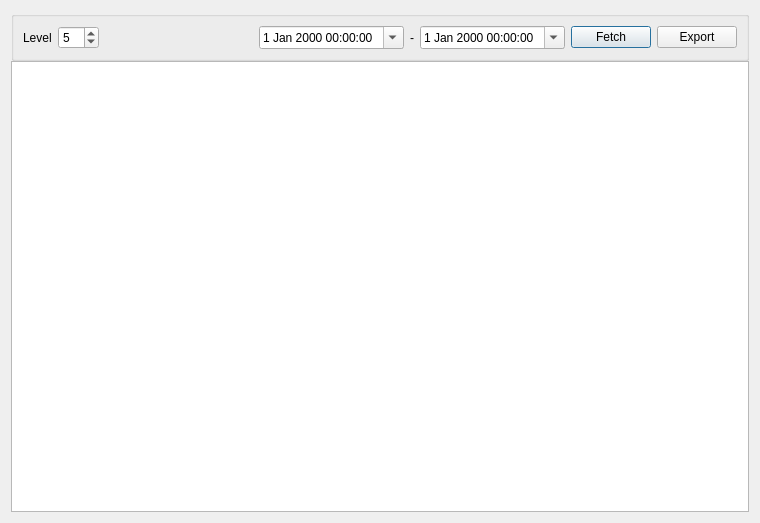
<?xml version="1.0" encoding="UTF-8"?>
<ui version="4.0">
 <class>CashFlowStatementDialog</class>
 <widget class="QDialog" name="CashFlowStatementDialog">
  <property name="geometry">
   <rect>
    <x>0</x>
    <y>0</y>
    <width>760</width>
    <height>523</height>
   </rect>
  </property>
  <property name="windowTitle">
   <string>Cash Flow Statement</string>
  </property>
  <layout class="QGridLayout" name="gridLayout">
   <property name="verticalSpacing">
    <number>0</number>
   </property>
   <item row="0" column="0">
    <widget class="QGroupBox" name="groupBoxView">
     <property name="title">
      <string/>
     </property>
     <layout class="QHBoxLayout" name="horizontalLayout">
      <item>
       <widget class="QLabel" name="label_5">
        <property name="text">
         <string>Level</string>
        </property>
       </widget>
      </item>
      <item>
       <widget class="SpinBox" name="spinBoxLevel">
        <property name="minimum">
         <number>3</number>
        </property>
        <property name="value">
         <number>5</number>
        </property>
       </widget>
      </item>
      <item>
       <spacer name="horizontalSpacer">
        <property name="orientation">
         <enum>Qt::Orientation::Horizontal</enum>
        </property>
        <property name="sizeHint" stdset="0">
         <size>
          <width>40</width>
          <height>20</height>
         </size>
        </property>
       </spacer>
      </item>
      <item>
       <widget class="DateTimeEdit" name="dateTimeEditStart">
        <property name="calendarPopup">
         <bool>true</bool>
        </property>
       </widget>
      </item>
      <item>
       <widget class="QLabel" name="label_4">
        <property name="text">
         <string>-</string>
        </property>
       </widget>
      </item>
      <item>
       <widget class="DateTimeEdit" name="dateTimeEditEnd">
        <property name="calendarPopup">
         <bool>true</bool>
        </property>
       </widget>
      </item>
      <item>
       <widget class="QPushButton" name="pushButtonFetch">
        <property name="text">
         <string>Fetch</string>
        </property>
        <property name="default">
         <bool>true</bool>
        </property>
       </widget>
      </item>
      <item>
       <widget class="QPushButton" name="pushButtonExport">
        <property name="text">
         <string>Export</string>
        </property>
       </widget>
      </item>
     </layout>
    </widget>
   </item>
   <item row="1" column="0">
    <widget class="QTreeView" name="treeView"/>
   </item>
  </layout>
 </widget>
 <customwidgets>
  <customwidget>
   <class>DateTimeEdit</class>
   <extends>QDateTimeEdit</extends>
   <header location="global">widget/datetimeedit.h</header>
  </customwidget>
  <customwidget>
   <class>SpinBox</class>
   <extends>QSpinBox</extends>
   <header location="global">widget/spinbox.h</header>
  </customwidget>
 </customwidgets>
 <resources/>
 <connections/>
</ui>
